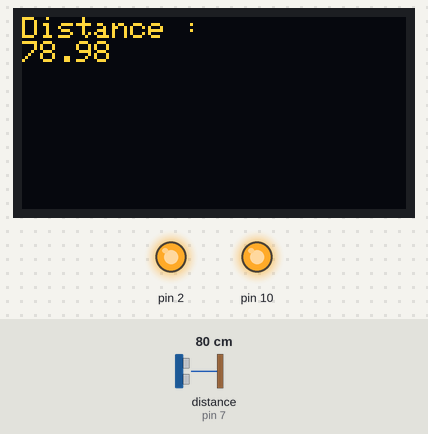
The sketch below on a simulated Arduino Uno, built with avr-gcc and run on an emulated ATmega328P. On the bench: 128×64 one-colour display, output pins drawn as LEDs (lit = HIGH). Wiring (inferred from the names in the program): ultrasonic range finder: trigger pin 6; echo pin 7. The test bench sets the inputs (shaded band); at power-on: distance to the obstacle (sensor on pin 7) 80 cm. The echo pulse lasts 58.3 µs per cm; the OLED is the two-colour kind (top 16 rows yellow); pins used as bus, display or sensor lines are not drawn; what the sketch prints to the serial monitor is not drawn.

Above: at 2.4 s.
2.5 s: distance to the obstacle (sensor on pin 7) set to 22 cm
At 3.7 s:
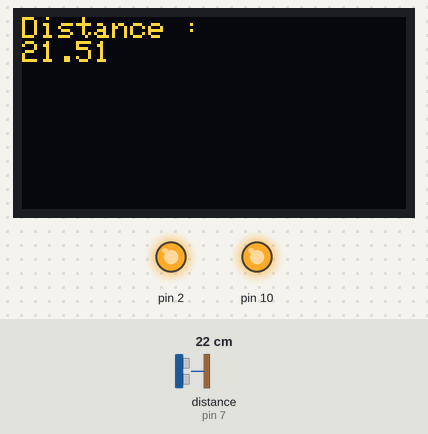
6.4 s: distance to the obstacle (sensor on pin 7) set to 19 cm
At 7.2 s:
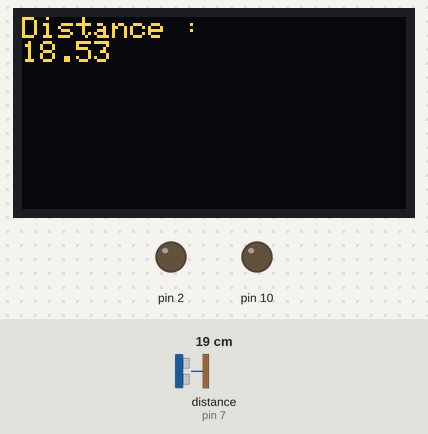
11.3 s: distance to the obstacle (sensor on pin 7) set to 35 cm
At 11.9 s:
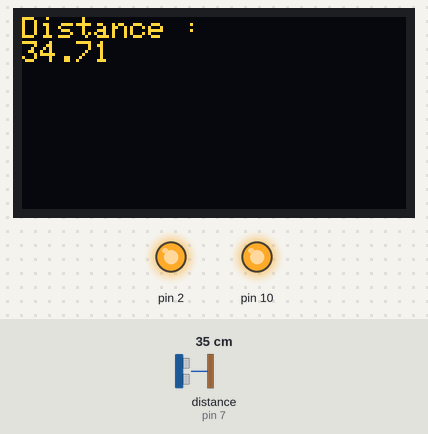
Timing chart, 0 to 14.3 s (numbered marks = the images above; inputs shaded):
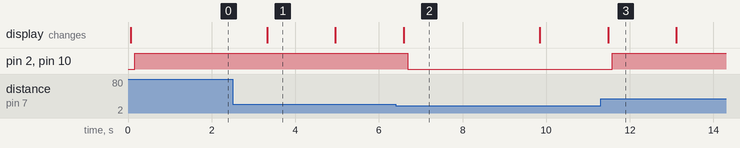

Measured:
- the behaviour switches between 21 and 20 cm on distance to the obstacle (sensor on pin 7) (found by bisection; images 1 and 2)
- after the input at 2.5 s, the display: changes after 0.83 s (image 1)
- after the input at 6.4 s, pin 2, pin 10: HIGH → LOW after 0.29 s; the display: changes after 0.19 s (image 2)
- after the input at 11.3 s, pin 2, pin 10: LOW → HIGH after 0.28 s; the display: changes after 0.18 s (image 3)
- what the display in image 1 shows lasts 1.7 s, from 3.3 s to 5.0 s
- what the display in image 2 shows lasts 3.3 s, from 6.6 s to 9.9 s

The sketch:

UltraSonic_Sensor.ino
```cpp
#include <Adafruit_SSD1306.h>
#define OLED_RESET 4
Adafruit_SSD1306 display(OLED_RESET);

int Echo = 7;
int Trig = 6;
int buzzer = 10;
int led = 2;

float Distance;
float EchoTime;

void setup() {
  // put your setup code here, to run once:
  Serial.begin(9600);
  display.begin(SSD1306_SWITCHCAPVCC,0x3C);
  pinMode(Trig, OUTPUT);
  pinMode(Echo, INPUT);
  pinMode(2,OUTPUT);
  pinMode(10,OUTPUT);
}

void loop() {
  // put your main code here, to run repeatedly:
    display.clearDisplay();
    display.setTextSize(1);
    display.setTextColor(WHITE);
    display.setCursor(0,0);

  digitalWrite(Trig,LOW);
  delayMicroseconds(2);
  digitalWrite(Trig,HIGH);
  delayMicroseconds(10);
  digitalWrite(Trig,LOW);
  delayMicroseconds(2);

  EchoTime = pulseIn(Echo,HIGH);
  Distance = (EchoTime/2)*(0.034);

  Serial.print("Distance:");
  Serial.println(Distance);

  display.println("Distance :");
  display.println(Distance);
  display.display();
  delay(100);

  if (Distance > 20){
    digitalWrite(2,HIGH);
    digitalWrite(10,HIGH);
  }
  else{
    digitalWrite(2,LOW);
    digitalWrite(10,LOW);
  }
  delay(1500);
}
```
